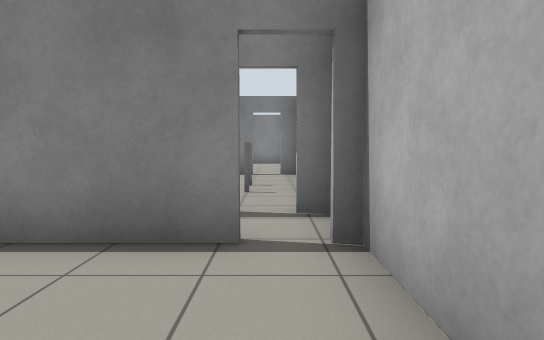
View 1 (above)

22 first-person views from a walk through a world built for the Gazebo simulator. The camera is 0.94 m above the floor, tilts 4° down and sees 75° across. The floor is counted in squares, 1 m on a side. Each view is taken from the middle of a square. On the plan, view 1 faces up. The plan holds only what a view shows up to about 12 squares ahead; the rest is blank. The robots in the file are not drawn.

View 2
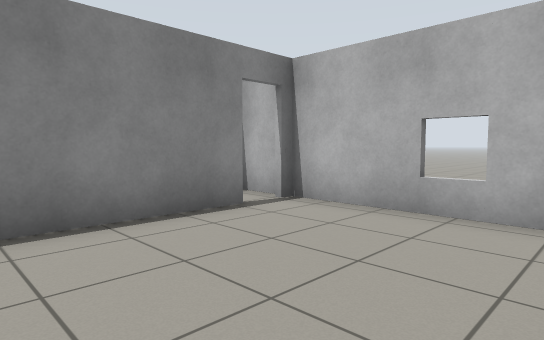

View 3
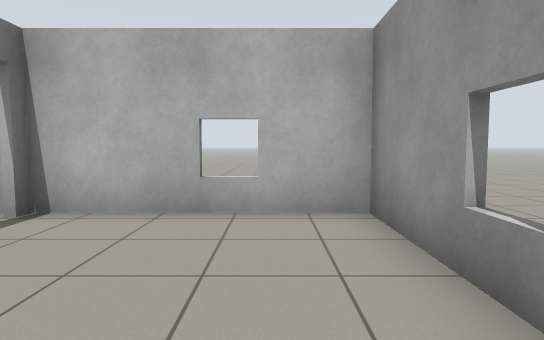

View 4
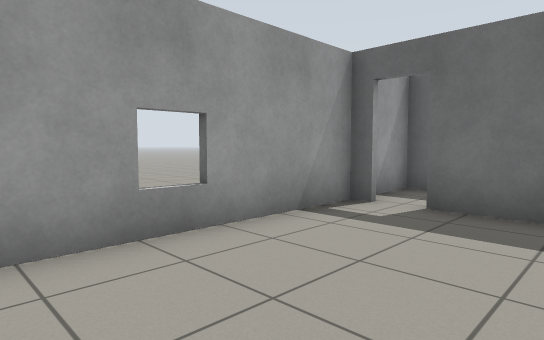

View 5
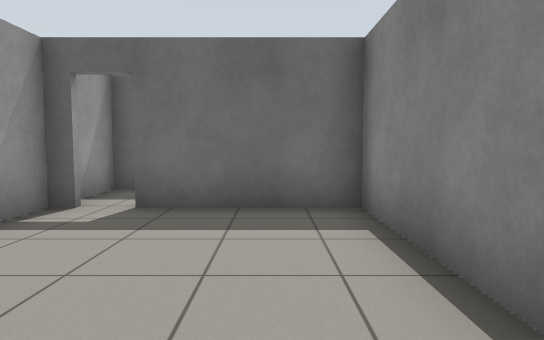

View 6
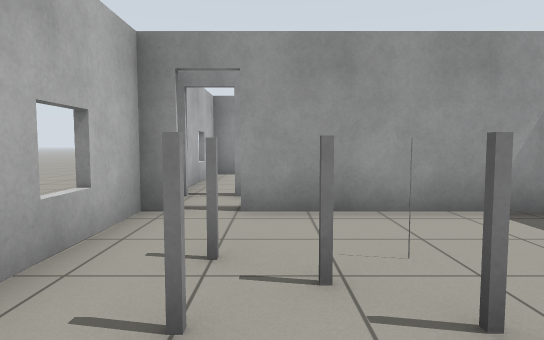

View 7
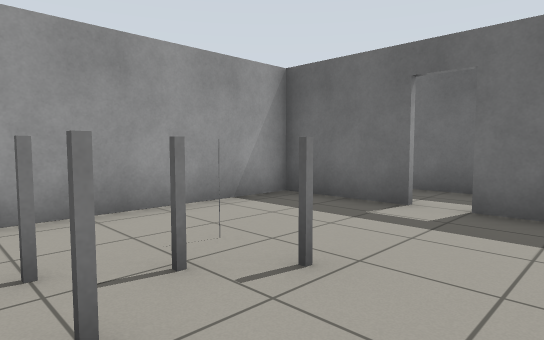

View 8
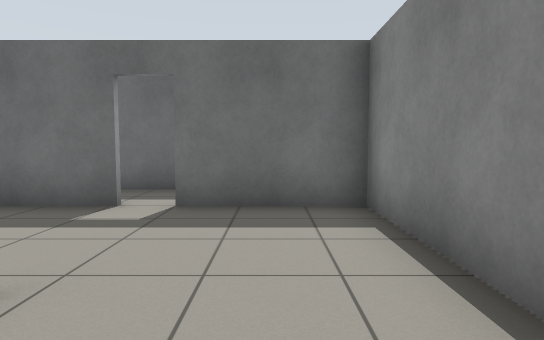

View 9
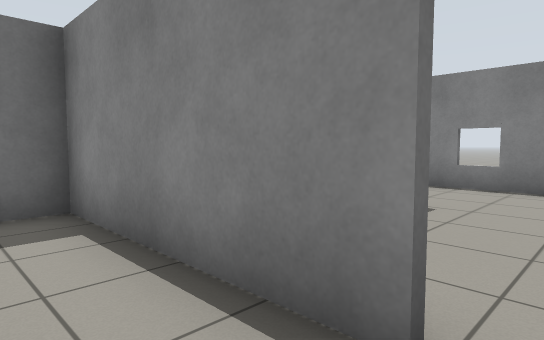

View 10
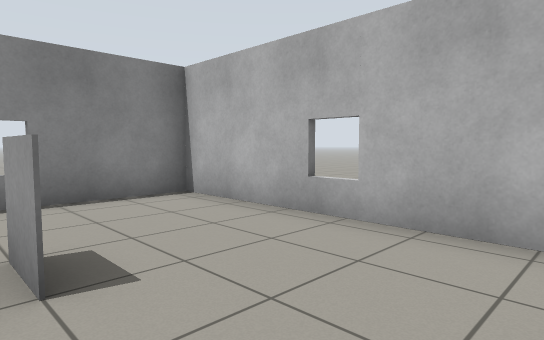

View 11
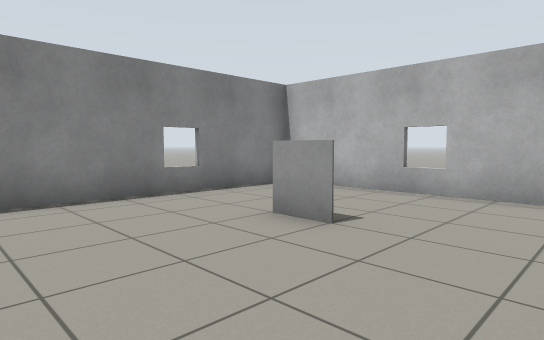

View 12
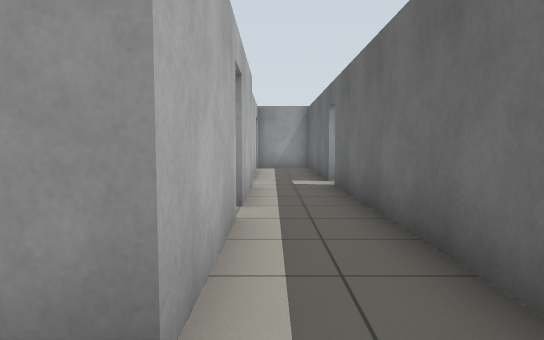

View 13
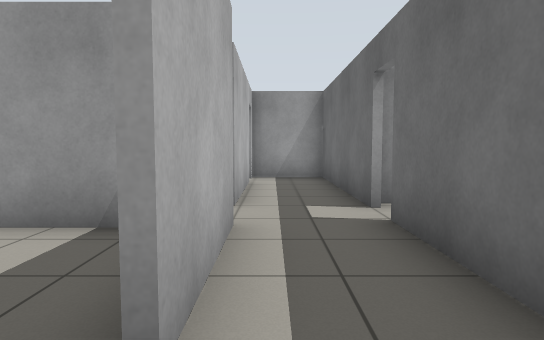

View 14
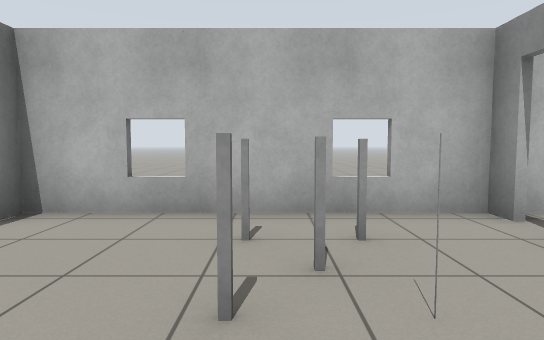

View 15
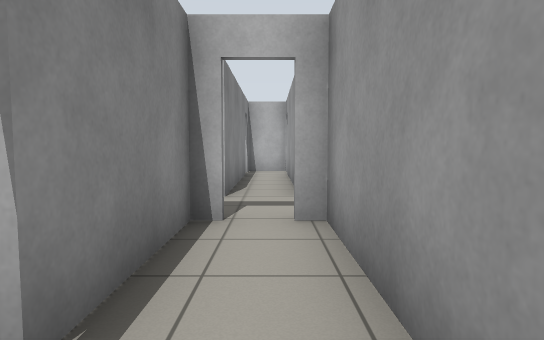

View 16
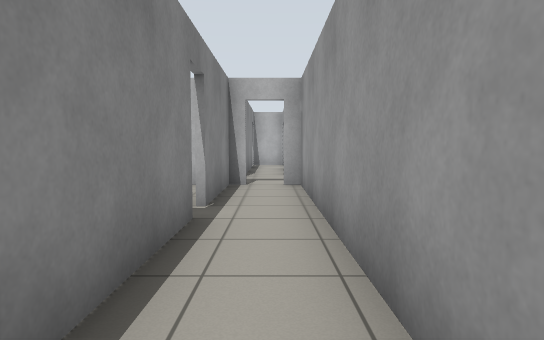

View 17
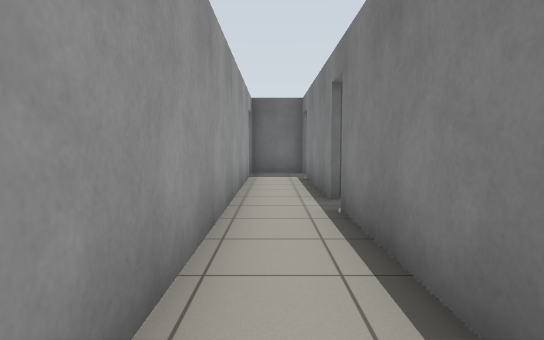

View 18
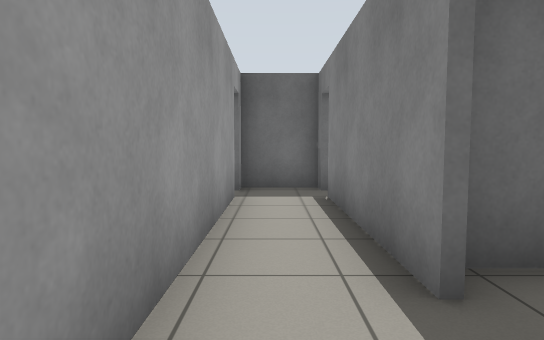

View 19
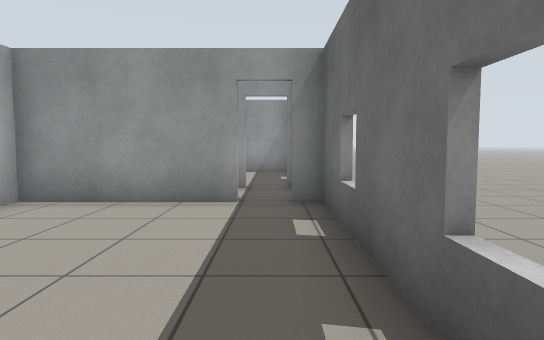

View 20
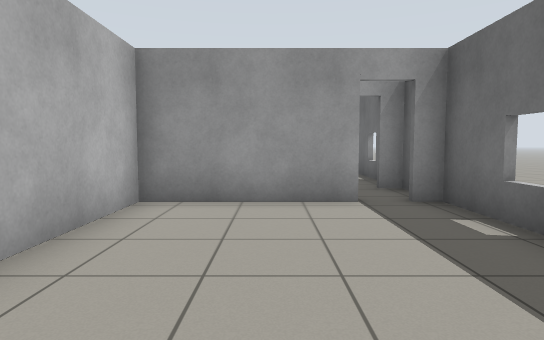

View 21
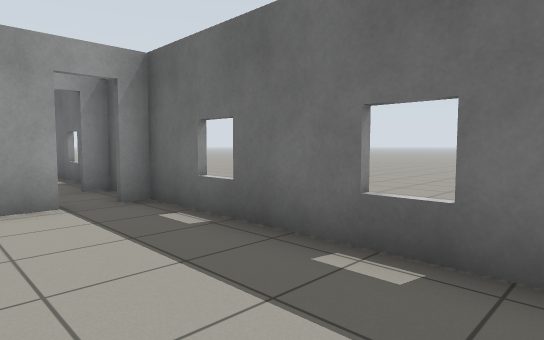

View 22
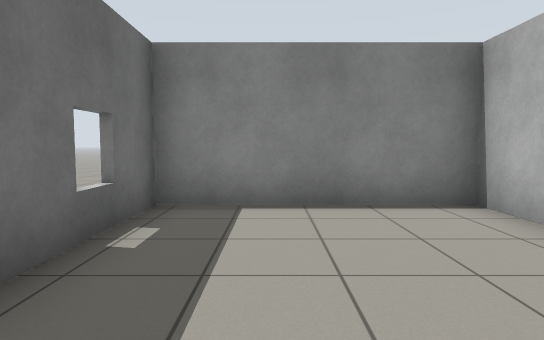

### Floor plan
Ten units are one square. View 1 is at (0, 0); x grows to the right and y downward. Boxes are objects, and circles mark ways between rooms. Rooms are numbered by the first view taken in them; rooms with no view inside come last. Other rooms are left out.
<svg viewBox="-244 -188 258 207">
<path fill="none" stroke="#000" d="M-2 -33 -54 -33 -54 1M-50 14 9 14 9 -34M-54 9 -54 14M-54 -76 -54 -50 -5 -50M2 -50 9 -50 9 -115 3 -115M-5 -115 -54 -115 -54 -85M9 -124 9 -183 -52 -183M-75 -111 -75 -79M-55 -85 -55 -116 -49 -116M-180 -50 -225 -50M-115 -50 -172 -50M-225 -33 -76 -33 -76 -38M-232 -50 -239 -50M-238 -50 -238 -33 -232 -33M-76 -50 -106 -50M-188 -101 -188 -115 -238 -115 -238 -50M-225 -50 -188 -50 -188 -83M-239 -50 -232 -50M-55 -35 -2 -35M-5 -49 -55 -49 -55 -76M9 -36 9 -49 3 -49M-75 -79 -75 -45M-55 -9 -55 -16M-55 -18 -55 -35M-75 -38 -75 14 -50 14"/>
<rect x="-25" y="-75" width="10" height="10" fill="#bbb"><title>grey post</title></rect>
<rect x="-25" y="-85" width="10" height="10" fill="#bbb"><title>grey post</title></rect>
<rect x="-15" y="-75" width="10" height="10" fill="#bbb"><title>grey post</title></rect>
<rect x="-15" y="-85" width="10" height="10" fill="#bbb"><title>grey post</title></rect>
<rect x="-25" y="-155" width="10" height="10" fill="#bbb"><title>grey box</title></rect>
<circle cx="0" cy="-30" r="3" fill="#2a7"/>
<circle cx="-50" cy="5" r="3" fill="#2a7"/>
<circle cx="0" cy="-115" r="3" fill="#2a7"/>
<circle cx="0" cy="-50" r="3" fill="#2a7"/>
<circle cx="-55" cy="-80" r="3" fill="#2a7"/>
<circle cx="-230" cy="-50" r="3" fill="#2a7"/>
<circle cx="-75" cy="-40" r="3" fill="#2a7"/>
<circle cx="-60" cy="-30" r="3" fill="#2a7"/>
<text x="-20" y="-10">1</text>
<text x="-20" y="-80">2</text>
<text x="-30" y="-150">3</text>
<text x="-160" y="-40">4</text>
<text x="-220" y="-90">5</text>
<text x="-40" y="-40">6</text>
<text x="-60" y="-10">7</text>
</svg>
Room 1 opens to room 6. Room 1 opens to room 7. Room 2 opens to room 3. Room 2 opens to room 6. Room 3 opens to room 6. Room 4 opens to room 5. Room 4 opens to room 7. Room 6 opens to room 7.

Where each view was taken, in squares from view 1:
view 1: 0 up, 0 right, facing up
view 2: 1 down, 4 left, facing up-right
view 3: 0 up, 4 left, facing right
view 4: 2 up, 0 right, facing down-left
view 5: 2 up, 0 right, facing left
view 6: 10 up, 1 left, facing down
view 7: 10 up, 0 right, facing down-left
view 8: 10 up, 0 right, facing left
view 9: 10 up, 0 right, facing up-left
view 10: 12 up, 3 left, facing up-right
view 11: 12 up, 6 left, facing up-right
view 12: 13 up, 6 left, facing down
view 13: 9 up, 6 left, facing down
view 14: 8 up, 4 left, facing right
view 15: 4 up, 12 left, facing right
view 16: 4 up, 16 left, facing right
view 17: 4 up, 12 left, facing left
view 18: 4 up, 16 left, facing left
view 19: 11 up, 23 left, facing down
view 20: 11 up, 21 left, facing down
view 21: 11 up, 21 left, facing down-left
view 22: 6 up, 22 left, facing up
